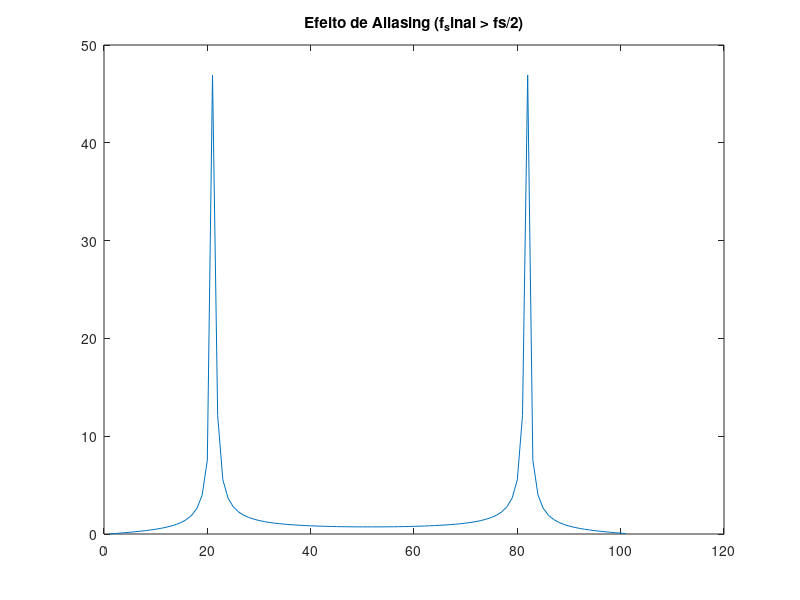

Write the MATLAB code that produced this figure.
fs = 100; f_sinal = 80; % f_sinal > fs/2 causa aliasing
t = 0:1/fs:1;
x = sin(2*pi*f_sinal*t);
X = fft(x);
plot(abs(X)); title('Efeito de Aliasing (f_sinal > fs/2)');
